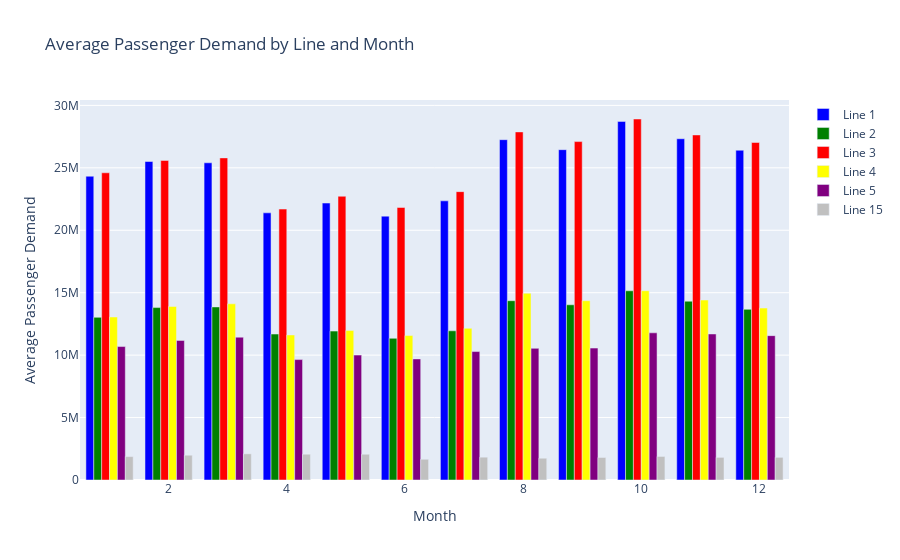

Write notebook code for a chart like this one.
### Code cell
# Calculate the average total for each line for every month
avg_monthly_line = ptl_df.groupby(['line', ptl_df['year_month'].dt.month])['total'].mean().reset_index()

# Define the order of lines and corresponding colors
line_order = [1, 2, 3, 4, 5, 15]
# Create a bar trace for each line
traces = []
for line in line_order:
    # Filter the data for the current line
    line_data = avg_monthly_line[avg_monthly_line['line'] == line]
    
    # Create a bar trace for the line
    trace = go.Bar(
        x=line_data['year_month'],
        y=line_data['total'],
        name=f'Line {line}',
        marker=dict(color=line_colors[line]),
    )
    
    # Add the trace to the list of traces
    traces.append(trace)

# Create the layout for the graph
layout = go.Layout(
    barmode='group',
    title='Average Passenger Demand by Line and Month',
    xaxis=dict(title='Month'),
    yaxis=dict(title='Average Passenger Demand'),
)

# Create the figure and plot the traces
fig = go.Figure(data=traces, layout=layout)

# Display the plot
fig.show()

### Figure 1 — Plotly figure (JSON) as saved in the notebook; plotly's stock layout.template omitted (floating-point values rounded to 4 significant figures)
{"data": [{"marker": {"color": "blue"}, "name": "Line 1", "type": "bar", "x": [1, 2, 3, 4, 5, 6, 7, 8, 9, 10, 11, 12], "y": [24327400, 25506600, 25403000, 21394600, 22178000, 21130750, 22355000, 27254800, 26453600, 28717800, 27328800, 26409200]}, {"marker": {"color": "green"}, "name": "Line 2", "type": "bar", "x": [1, 2, 3, 4, 5, 6, 7, 8, 9, 10, 11, 12], "y": [13027800, 13808000, 13860000, 11688200, 11924000, 11346750, 11947500, 14357600, 14031200, 15152200, 14320400, 13668800]}, {"marker": {"color": "red"}, "name": "Line 3", "type": "bar", "x": [1, 2, 3, 4, 5, 6, 7, 8, 9, 10, 11, 12], "y": [24601800, 25592000, 25795000, 21696400, 22723750, 21825750, 23092500, 27876400, 27101400, 28909800, 27632400, 27028600]}, {"marker": {"color": "yellow"}, "name": "Line 4", "type": "bar", "x": [1, 2, 3, 4, 5, 6, 7, 8, 9, 10, 11, 12], "y": [13052710, 13897438, 14108928, 11613914, 11968310, 11567210, 12150000.0, 14955416, 14356862, 15156940, 14409034, 13769394]}, {"marker": {"color": "purple"}, "name": "Line 5", "type": "bar", "x": [1, 2, 3, 4, 5, 6, 7, 8, 9, 10, 11, 12], "y": [10687548, 11178172, 11437754, 9643644, 10000000.0, 9696000.0, 10290000.0, 10543736, 10563658, 11786738, 11693308, 11560632]}, {"marker": {"color": "silver"}, "name": "Line 15", "type": "bar", "x": [1, 2, 3, 4, 5, 6, 7, 8, 9, 10, 11, 12], "y": [1874800, 1986400, 2096250, 2064500, 2063000.0, 1661500, 1827250, 1744000, 1803600, 1885800, 1812400, 1815400]}], "layout": {"barmode": "group", "title": {"text": "Average Passenger Demand by Line and Month"}, "xaxis": {"title": {"text": "Month"}}, "yaxis": {"title": {"text": "Average Passenger Demand"}}}}
